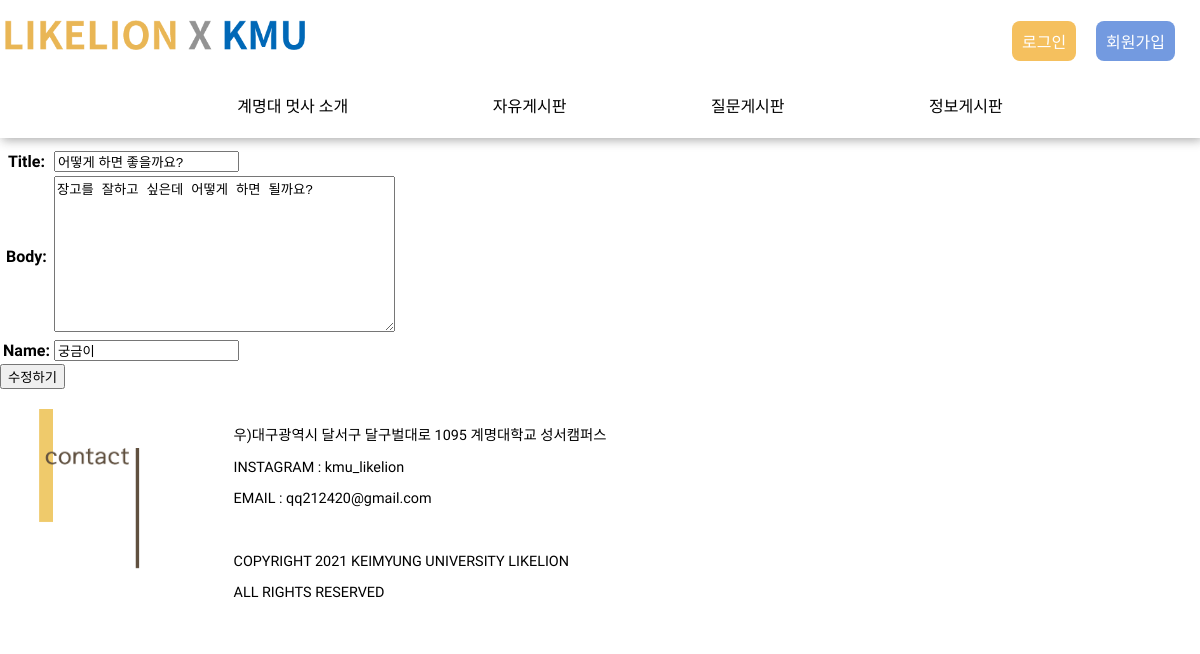
The page /qna/1/edit on the database its author committed.
### crud/models.py (models this page shows, shortened)
class Qna(models.Model):
    title = models.CharField(max_length=200)
    name = models.CharField(max_length=50 , null=True)
    pub_date = models.DateTimeField('date published')
    body = models.TextField()

### crud/views.py (the view)
# urls.py: path('qna/<int:qna_id>/edit', views.qnaEdit, name="qnaEdit"),
def qnaEdit(request, qna_id):
    qna = Qna.objects.get(id=qna_id)
    if request.method =='POST':
        form = QnaUpdate(request.POST)
        if form.is_valid():
            qna.title = form.cleaned_data['title']
            qna.body = form.cleaned_data['body']
            qna.name = request.GET['name']
            qna.pub_date=timezone.now()
            qna.save()
            return redirect('/qnaDetail/' + str(qna.id))
    else:
        form = QnaUpdate(instance = qna)
        return render(request,'qnaEdit.html', {'form':form})

### crud/forms.py
class QnaUpdate(forms.ModelForm):
    class Meta:
        model = Qna
        fields = ['title', 'body', 'name']

### crud/templates/qnaEdit.html (shortened to what this page needs)
{% extends 'base.html' %}
{% load static %}
{% block content %}
    <div class="container">
        <form action="{% url 'qnaCreate' %}">
        <table>
            {{form.as_table}}
        </table>
        <input class="btn btn-dark" type="submit" value="수정하기">
    </form>
    </div>
{% endblock %}

### crud/static/css/base.css (style rules this page uses)
body { margin:0px; font-family: 'Nanum Gothic', sans-serif; text-decoration: none; color : black; }
:root { --button-color: orange; --button-bg-color: white; --button-hover-bg-color: gray; }

### rows shown on the page
Qna: title "어떻게 하면 좋을까요?", body "장고를 잘하고 싶은데 어떻게 하면 될까요?", name "궁금이"
